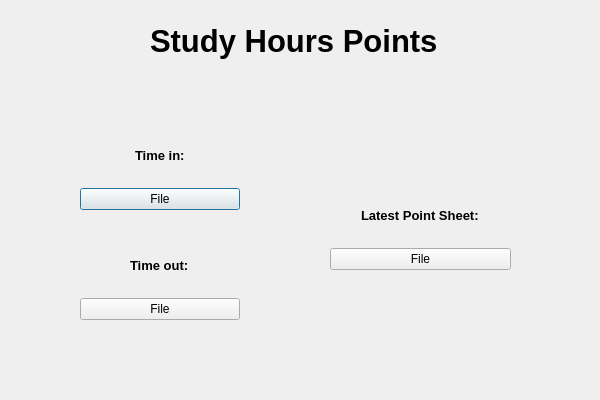
<?xml version="1.0" encoding="UTF-8"?>
<ui version="4.0">
 <class>study_hours</class>
 <widget class="QDialog" name="study_hours">
  <property name="geometry">
   <rect>
    <x>0</x>
    <y>0</y>
    <width>600</width>
    <height>400</height>
   </rect>
  </property>
  <property name="minimumSize">
   <size>
    <width>600</width>
    <height>400</height>
   </size>
  </property>
  <property name="maximumSize">
   <size>
    <width>600</width>
    <height>400</height>
   </size>
  </property>
  <property name="windowTitle">
   <string>Dialog</string>
  </property>
  <widget class="QLabel" name="study_hours_title">
   <property name="geometry">
    <rect>
     <x>150</x>
     <y>10</y>
     <width>311</width>
     <height>61</height>
    </rect>
   </property>
   <property name="font">
    <font>
     <pointsize>23</pointsize>
     <weight>75</weight>
     <bold>true</bold>
    </font>
   </property>
   <property name="text">
    <string>Study Hours Points</string>
   </property>
  </widget>
  <widget class="QWidget" name="verticalLayoutWidget">
   <property name="geometry">
    <rect>
     <x>80</x>
     <y>130</y>
     <width>160</width>
     <height>80</height>
    </rect>
   </property>
   <layout class="QVBoxLayout" name="verticalLayout">
    <item alignment="Qt::AlignHCenter|Qt::AlignVCenter">
     <widget class="QLabel" name="time_in_label">
      <property name="font">
       <font>
        <pointsize>10</pointsize>
        <weight>75</weight>
        <bold>true</bold>
       </font>
      </property>
      <property name="text">
       <string>Time in:</string>
      </property>
     </widget>
    </item>
    <item>
     <layout class="QVBoxLayout" name="verticalLayout_2">
      <item>
       <widget class="QPushButton" name="time_in_upload">
        <property name="text">
         <string>File</string>
        </property>
       </widget>
      </item>
     </layout>
    </item>
   </layout>
  </widget>
  <widget class="QWidget" name="verticalLayoutWidget_3">
   <property name="geometry">
    <rect>
     <x>80</x>
     <y>240</y>
     <width>160</width>
     <height>80</height>
    </rect>
   </property>
   <layout class="QVBoxLayout" name="verticalLayout_3">
    <item alignment="Qt::AlignHCenter|Qt::AlignVCenter">
     <widget class="QLabel" name="time_out_label">
      <property name="font">
       <font>
        <pointsize>10</pointsize>
        <weight>75</weight>
        <bold>true</bold>
       </font>
      </property>
      <property name="text">
       <string>Time out:</string>
      </property>
     </widget>
    </item>
    <item>
     <layout class="QVBoxLayout" name="verticalLayout_4">
      <item>
       <widget class="QPushButton" name="time_out_upload">
        <property name="text">
         <string>File</string>
        </property>
       </widget>
      </item>
     </layout>
    </item>
   </layout>
  </widget>
  <widget class="QWidget" name="verticalLayoutWidget_4">
   <property name="geometry">
    <rect>
     <x>330</x>
     <y>190</y>
     <width>181</width>
     <height>80</height>
    </rect>
   </property>
   <layout class="QVBoxLayout" name="verticalLayout_5">
    <item alignment="Qt::AlignHCenter|Qt::AlignVCenter">
     <widget class="QLabel" name="point_sheet_label">
      <property name="font">
       <font>
        <pointsize>10</pointsize>
        <weight>75</weight>
        <bold>true</bold>
       </font>
      </property>
      <property name="text">
       <string>Latest Point Sheet:</string>
      </property>
     </widget>
    </item>
    <item>
     <layout class="QVBoxLayout" name="verticalLayout_6">
      <item>
       <widget class="QPushButton" name="point_sheet_upload">
        <property name="text">
         <string>File</string>
        </property>
       </widget>
      </item>
     </layout>
    </item>
   </layout>
  </widget>
  <widget class="QLabel" name="backLabel">
   <property name="geometry">
    <rect>
     <x>-200</x>
     <y>-190</y>
     <width>1011</width>
     <height>741</height>
    </rect>
   </property>
   <property name="text">
    <string/>
   </property>
  </widget>
  <zorder>backLabel</zorder>
  <zorder>study_hours_title</zorder>
  <zorder>verticalLayoutWidget</zorder>
  <zorder>verticalLayoutWidget_3</zorder>
  <zorder>verticalLayoutWidget_4</zorder>
 </widget>
 <resources/>
 <connections/>
</ui>
